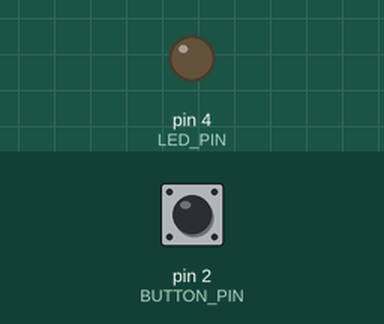
This sketch was run on a simulated Arduino Uno, built with avr-gcc and run on an emulated ATmega328P. Parts: output pins drawn as LEDs (lit = HIGH). The test bench sets the inputs (shaded band); at power-on: pin 2 (BUTTON_PIN) HIGH.

Above: at 1.2 s.
1.3 s: pin 2 (BUTTON_PIN) pulled LOW for 0.15 s
At 1.37 s:
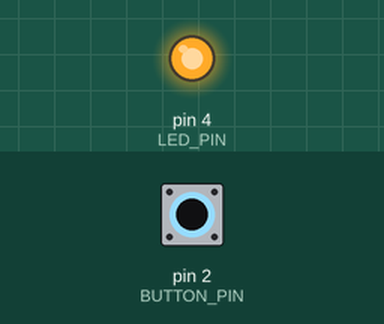
2.9 s: pin 2 (BUTTON_PIN) pulled LOW for 3.2 s
At 6.8 s:
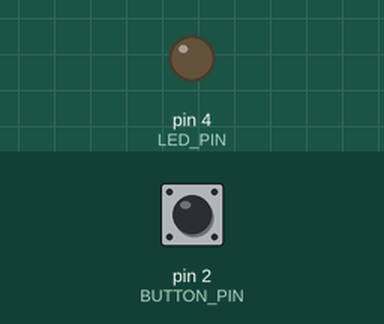
Timing chart, 0 to 8.3 s (numbered marks = the images above; inputs shaded):
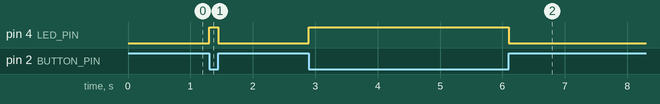

The sketch:

D-buttonWithPullup.ino
```cpp
/*****************************************************************************************
 *    RG 101 - Digital Input     _____
 *     Internal Pullups         |  _  |
 *                              | |_| |
 *                              |_____|
 *
 *  This code will read a standard pushbutton without resistor attached to digital
 *  pin 2 and  turn on digital pin 3 whenever the button is pressed.
 *
 * For a more in depth explanation of wiring,  this code and more information on using
 * Digital outputs and Arduino check out our Digital Output Tutorial
 * http://learn.robotgeek.com/robotgeek-101-1/230-digital-input-primer.html
 *
 * Important Functions
 *  pinMode()
 *  digitalRead()
 *  digitalWrite()
 *****************************************************************************************/

const int BUTTON_PIN = 2;   //pin number for the button - this is 'const' since it will not change during code, and saves Arduino memory
const int LED_PIN = 4;      //pin number for the LED - this is 'const' since it will not change during code, and saves Arduino memory

bool buttonState;           //holds the current state of the button, HIGH or LOW

//setup runs once when the Geekduino/Arduino is turned on
void setup()
{
  pinMode(BUTTON_PIN, INPUT_PULLUP);  //set button pin to input
  pinMode(LED_PIN, OUTPUT);           //set led pin to output
} //setup() is done, go to loop()

//loop runs forever once setup is complete
void loop()
{
  buttonState = digitalRead(BUTTON_PIN);  //reads the button (HIGH or LOW) and stores it in the buttonState variable. For an INPUT_PULLUP pin, HIGH means the button is not pressed and LOW means the button is being pressed
  digitalWrite(LED_PIN, !buttonState);     //write the inverse of the button state to the LED state.
}//go back to the first line in loop()
```

Measured:
- after the input at 1.3 s, pin 4 (LED_PIN): LOW → HIGH at once, → LOW 0.15 s later
- after the input at 2.9 s, pin 4 (LED_PIN): LOW → HIGH at once, → LOW 3.2 s later
